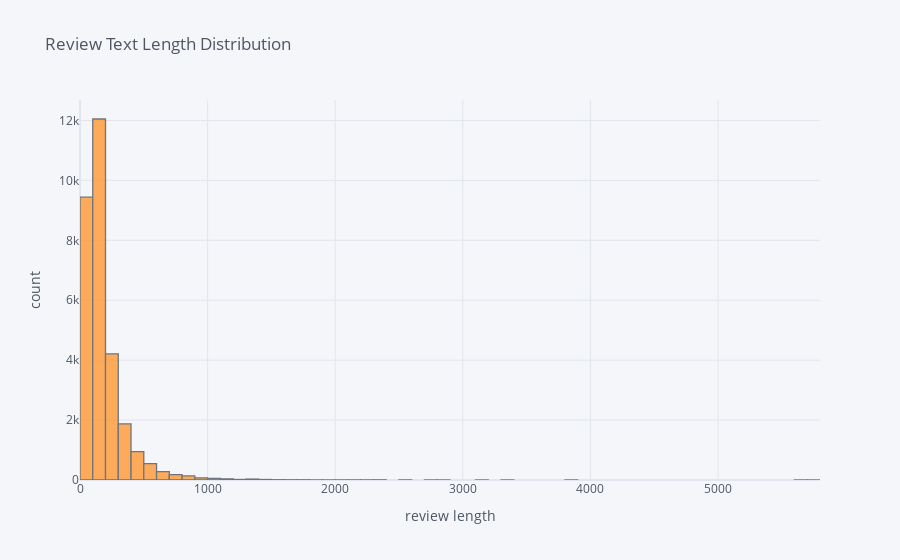

Source (notebook cell):
### Code cell
# Let's check the distribution of the length of review text

reviews_df['review_length'] = reviews_df['reviews_text'].astype('str').apply(len)
reviews_df['review_length'].iplot(
                    kind='hist', bins=100, xTitle='review length', yTitle='count', title='Review Text Length Distribution')

### Figure 1 — Plotly figure (JSON) as saved in the notebook; plotly's stock layout.template omitted (floating-point values rounded to 4 significant figures; data arrays with more than 128 entries replaced by an {"elided": "..."} marker saying what was removed)
{"data": [{"histfunc": "count", "histnorm": "", "marker": {"color": "rgba(255, 153, 51, 1.0)", "line": {"color": "#4D5663", "width": 1.3}}, "name": "review_length", "nbinsx": 100, "opacity": 0.8, "orientation": "v", "type": "histogram", "x": {"elided": "29936 int values"}}], "layout": {"barmode": "overlay", "legend": {"bgcolor": "#F5F6F9", "font": {"color": "#4D5663"}}, "paper_bgcolor": "#F5F6F9", "plot_bgcolor": "#F5F6F9", "title": {"font": {"color": "#4D5663"}, "text": "Review Text Length Distribution"}, "xaxis": {"gridcolor": "#E1E5ED", "showgrid": true, "tickfont": {"color": "#4D5663"}, "title": {"font": {"color": "#4D5663"}, "text": "review length"}, "zerolinecolor": "#E1E5ED"}, "yaxis": {"gridcolor": "#E1E5ED", "showgrid": true, "tickfont": {"color": "#4D5663"}, "title": {"font": {"color": "#4D5663"}, "text": "count"}, "zerolinecolor": "#E1E5ED"}}}
